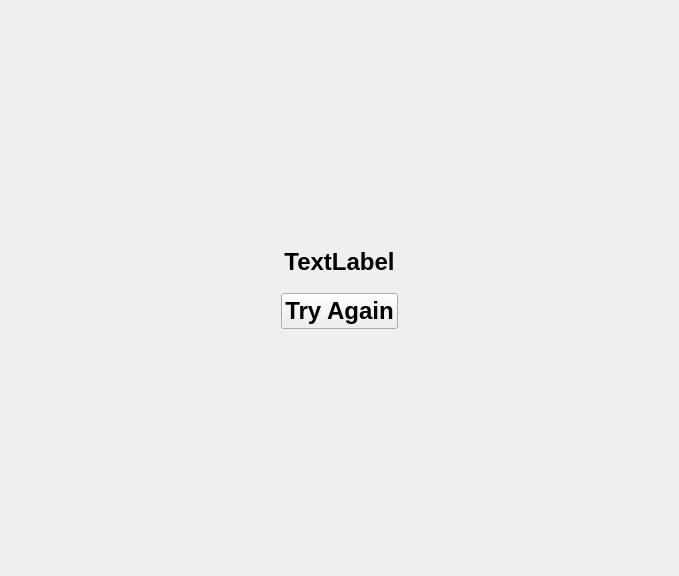
<?xml version="1.0" encoding="UTF-8"?>
<ui version="4.0">
 <class>QKxChatStatusForm</class>
 <widget class="QWidget" name="QKxChatStatusForm">
  <property name="geometry">
   <rect>
    <x>0</x>
    <y>0</y>
    <width>679</width>
    <height>576</height>
   </rect>
  </property>
  <property name="windowTitle">
   <string>Form</string>
  </property>
  <layout class="QHBoxLayout" name="horizontalLayout">
   <item>
    <spacer name="horizontalSpacer">
     <property name="orientation">
      <enum>Qt::Horizontal</enum>
     </property>
     <property name="sizeHint" stdset="0">
      <size>
       <width>161</width>
       <height>20</height>
      </size>
     </property>
    </spacer>
   </item>
   <item>
    <layout class="QVBoxLayout" name="verticalLayout_7">
     <item>
      <spacer name="verticalSpacer_5">
       <property name="orientation">
        <enum>Qt::Vertical</enum>
       </property>
       <property name="sizeHint" stdset="0">
        <size>
         <width>20</width>
         <height>40</height>
        </size>
       </property>
      </spacer>
     </item>
     <item>
      <widget class="QWidget" name="msgArea" native="true">
       <property name="minimumSize">
        <size>
         <width>0</width>
         <height>100</height>
        </size>
       </property>
       <layout class="QVBoxLayout" name="verticalLayout">
        <item>
         <layout class="QVBoxLayout" name="showArea">
          <item>
           <widget class="QLabel" name="msg">
            <property name="font">
             <font>
              <pointsize>18</pointsize>
              <weight>75</weight>
              <bold>true</bold>
             </font>
            </property>
            <property name="styleSheet">
             <string notr="true"/>
            </property>
            <property name="text">
             <string>TextLabel</string>
            </property>
            <property name="alignment">
             <set>Qt::AlignCenter</set>
            </property>
            <property name="textInteractionFlags">
             <set>Qt::NoTextInteraction</set>
            </property>
           </widget>
          </item>
          <item>
           <spacer name="verticalSpacer">
            <property name="orientation">
             <enum>Qt::Vertical</enum>
            </property>
            <property name="sizeType">
             <enum>QSizePolicy::Fixed</enum>
            </property>
            <property name="sizeHint" stdset="0">
             <size>
              <width>20</width>
              <height>10</height>
             </size>
            </property>
           </spacer>
          </item>
          <item>
           <layout class="QHBoxLayout" name="horizontalLayout_2">
            <item>
             <spacer name="horizontalSpacer_3">
              <property name="orientation">
               <enum>Qt::Horizontal</enum>
              </property>
              <property name="sizeHint" stdset="0">
               <size>
                <width>40</width>
                <height>20</height>
               </size>
              </property>
             </spacer>
            </item>
            <item>
             <widget class="QPushButton" name="btnTry">
              <property name="font">
               <font>
                <pointsize>18</pointsize>
                <weight>75</weight>
                <bold>true</bold>
               </font>
              </property>
              <property name="text">
               <string>Try Again</string>
              </property>
              <property name="icon">
               <iconset resource="feidesk.qrc">
                <normaloff>:/resource/skin/reload.png</normaloff>:/resource/skin/reload.png</iconset>
              </property>
              <property name="iconSize">
               <size>
                <width>32</width>
                <height>32</height>
               </size>
              </property>
             </widget>
            </item>
            <item>
             <spacer name="horizontalSpacer_4">
              <property name="orientation">
               <enum>Qt::Horizontal</enum>
              </property>
              <property name="sizeHint" stdset="0">
               <size>
                <width>40</width>
                <height>20</height>
               </size>
              </property>
             </spacer>
            </item>
           </layout>
          </item>
         </layout>
        </item>
       </layout>
      </widget>
     </item>
     <item>
      <spacer name="verticalSpacer_6">
       <property name="orientation">
        <enum>Qt::Vertical</enum>
       </property>
       <property name="sizeHint" stdset="0">
        <size>
         <width>20</width>
         <height>40</height>
        </size>
       </property>
      </spacer>
     </item>
    </layout>
   </item>
   <item>
    <spacer name="horizontalSpacer_2">
     <property name="orientation">
      <enum>Qt::Horizontal</enum>
     </property>
     <property name="sizeHint" stdset="0">
      <size>
       <width>160</width>
       <height>20</height>
      </size>
     </property>
    </spacer>
   </item>
  </layout>
 </widget>
 <resources>
  <include location="feidesk.qrc"/>
 </resources>
 <connections/>
</ui>
